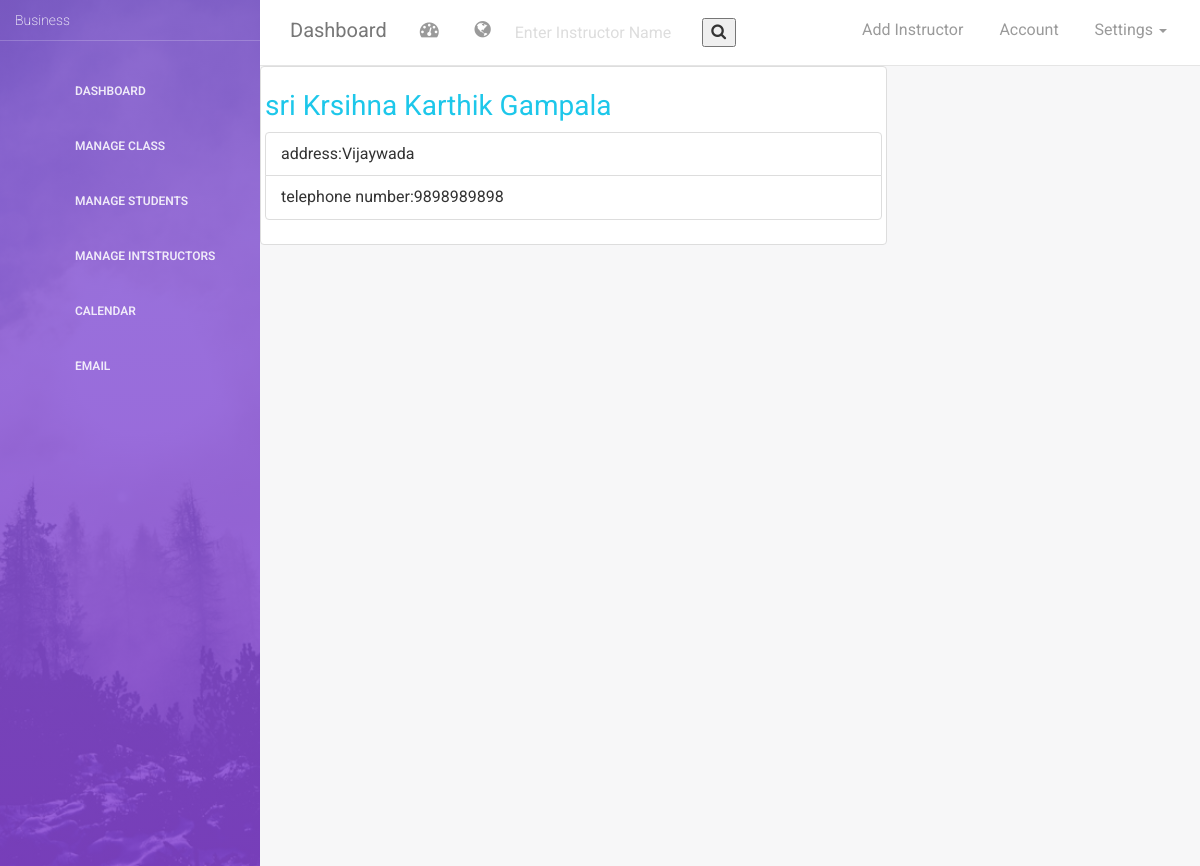
/business/manageInstructor/ (signed in), run on the app's committed database.
### business/models.py (models this page shows)
class Instructor(models.Model):
	business_id = models.ForeignKey(Business,on_delete=models.CASCADE)
	instructor_id = models.AutoField(primary_key=True)
	first_name = models.CharField(max_length=30)
	last_name = models.CharField(max_length=30)
	middle_name = models.CharField(max_length=30)
	address = models.CharField(max_length=250)
	ssn = models.IntegerField()
	email = models.EmailField(max_length=70,blank=False, null= False, unique= True)
	telephone = models.IntegerField()

### business/views.py (the view)
def mInstructor(request):
    if not request.user.is_authenticated():
        return redirect('/business/login')
    else:
        try:
            cur_id = request.user.business.business_id
        except:
            return redirect('/business/logout')
        try:
            cur_list = Instructor.objects.filter(business_id=cur_id)
        except:
            cur_list=[]
        return render(request,'business/instructors.html',{'list':cur_list})

### business/templates/business/instructors.html (shortened to what this page needs)
{% extends 'business/dashboard/base.html'%}
{% load static %}
{% block nav-left %}
<form class="navbar-form navbar-left" role="search" action="{% url 'business:msearch' %}" method="post">
                                    <div class="form-group" id="p2">
                                          <input type="text" class="form-control" name="qname" placeholder="Enter Instructor Name" id="p3">
                                    <button class="icon"><i class="fa fa-search"></i></button>
                                    </div>
                            </form>
{% endblock %}
{% block nav %}
	<li>
	<a href="{% url 'business:addInstructor' %}">
		<p>Add Instructor</p>
	</a>
</li>
{% endblock %}
{% block body %}
	<section class="main wrapper">
		{% for i in list %}
		<article>
			<div class="post thumbnail col-sm-8 centre">
				<h3 class="title ">
					<a href="/business/instructordetails/{{i.instructor_id}}">{{i.first_name}} {{i.middle_name}} {{i.last_name}}</a>
				<ul class="list-group">
						<li class="list-group-item"><font size="3">address:{{ i.address }}</font></li>
						<li class="list-group-item"><font size ="3">telephone number:{{ i.telephone }}</font></li>
					</ul>
			</div>
		</article>
		{% endfor %}
	</section>
{% endblock %}

### data on the page
Instructor: first_name "sri Krsihna", middle_name "Karthik", last_name "Gampala", address "Vijaywada", telephone "9898989898"
